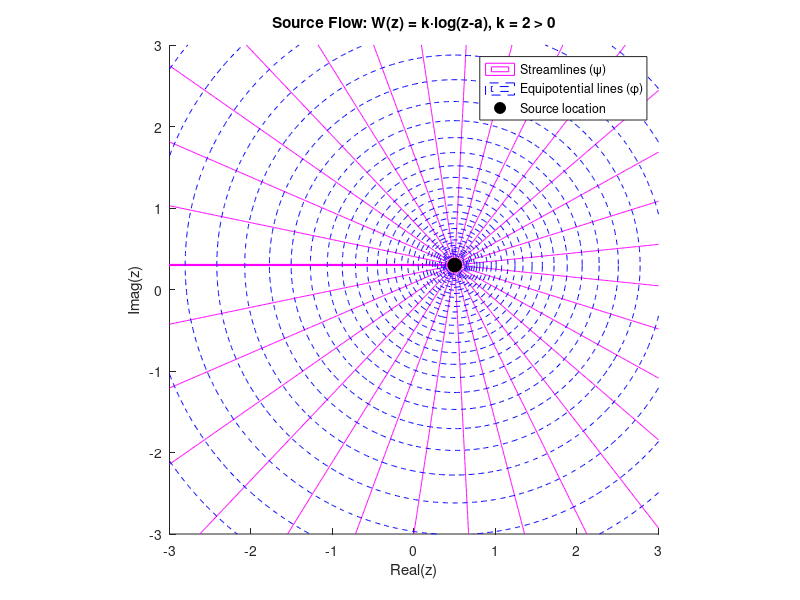
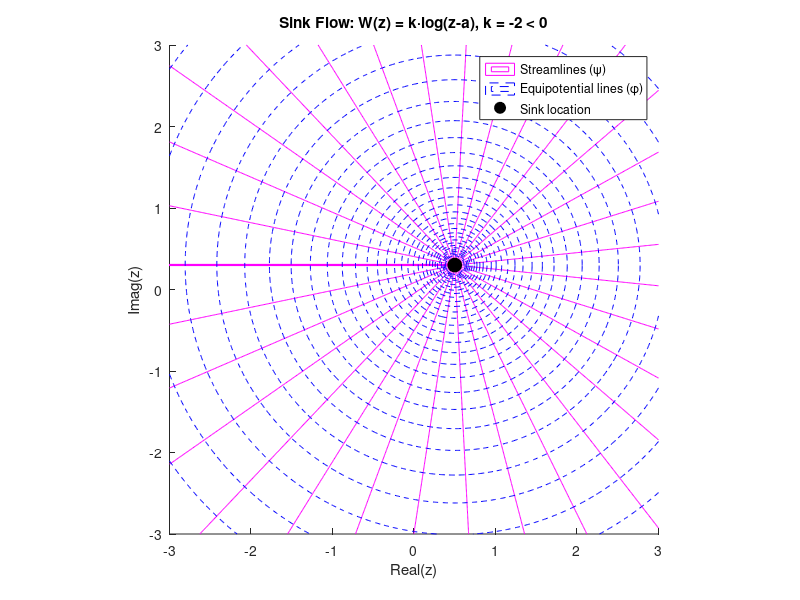
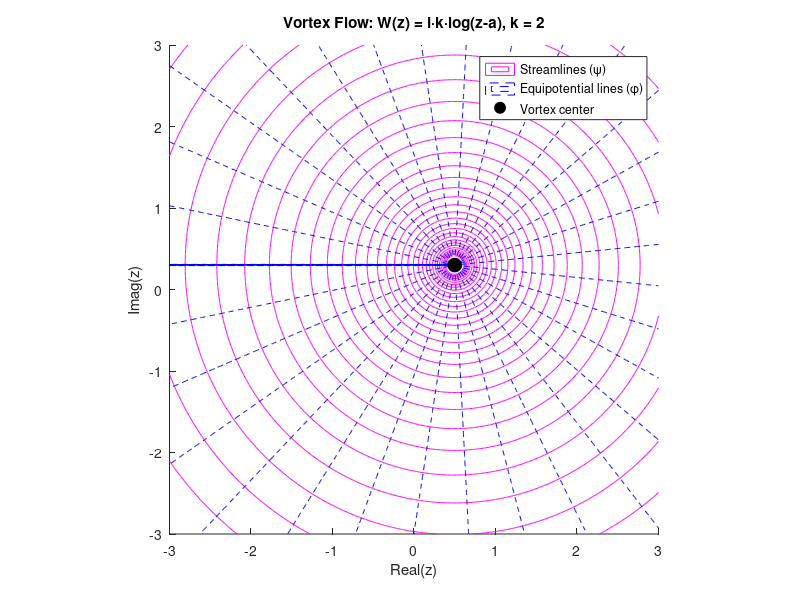
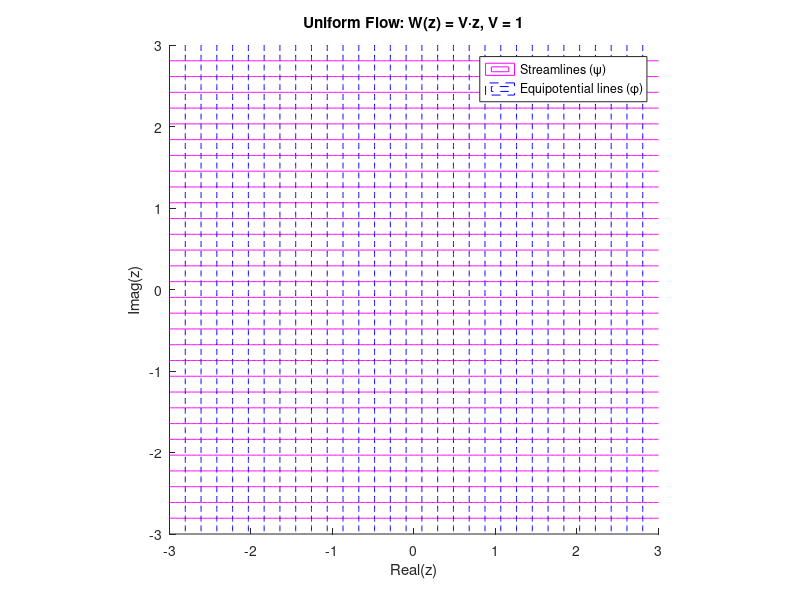

The MATLAB script that drew these images, in order: (Note: this script raises an error after producing the figures.)
% Elementary Flow Visualization in the Complex Plane
% Complex Potential Analysis: W(z) = k*log(z-a)
% Author: Generated for fluid dynamics visualization
% Date: April 15, 2026

clc; clear; close all;

%% Setup Grid
x = linspace(-3, 3, 400);
y = linspace(-3, 3, 400);
[X, Y] = meshgrid(x, y);

%% Parameters
% Position of source/sink/vortex in complex plane
a = 0.5 + 0.3i;  % Complex constant position
a_x = real(a);
a_y = imag(a);

% Distance from singularity point
r = sqrt((X - a_x).^2 + (Y - a_y).^2);
theta = atan2(Y - a_y, X - a_x);

% Avoid singularity at z = a
r(r < 0.1) = NaN;

%% Source Flow (k > 0)
k_source = 2;  % Positive k for source

% Complex potential: W(z) = k*log(z-a) = k*log(r) + i*k*theta
% Real part (velocity potential): phi = k*log(r)
% Imaginary part (stream function): psi = k*theta
phi_source = k_source * log(r);
psi_source = k_source * theta;

figure(1)
set(gcf, 'Position', [100, 100, 800, 700]);
hold on;
contour(X, Y, psi_source, 30, 'm');  % Streamlines (magenta)
contour(X, Y, phi_source, 30, 'b--');  % Equipotential lines (blue dashed)
plot(a_x, a_y, 'ko', 'MarkerSize', 10, 'MarkerFaceColor', 'k');
axis equal;
xlim([-3, 3]);
ylim([-3, 3]);
xlabel('Real(z)');
ylabel('Imag(z)');
title(['Source Flow: W(z) = k·log(z-a), k = ' num2str(k_source) ' > 0']);
legend('Streamlines (\psi)', 'Equipotential lines (\phi)', 'Source location', 'Location', 'best');
hold off;

%% Sink Flow (k < 0)
k_sink = -2;  % Negative k for sink

phi_sink = k_sink * log(r);
psi_sink = k_sink * theta;

figure(2)
set(gcf, 'Position', [100, 100, 800, 700]);
hold on;
contour(X, Y, psi_sink, 30, 'm');  % Streamlines (magenta)
contour(X, Y, phi_sink, 30, 'b--');  % Equipotential lines (blue dashed)
plot(a_x, a_y, 'ko', 'MarkerSize', 10, 'MarkerFaceColor', 'k');
axis equal;
xlim([-3, 3]);
ylim([-3, 3]);
xlabel('Real(z)');
ylabel('Imag(z)');
title(['Sink Flow: W(z) = k·log(z-a), k = ' num2str(k_sink) ' < 0']);
legend('Streamlines (\psi)', 'Equipotential lines (\phi)', 'Sink location', 'Location', 'best');
hold off;

%% Vortex Flow (i*k*log(z-a))
k_vortex = 2;  % Strength parameter

% Complex potential: W(z) = i*k*log(z-a) = i*k*(log(r) + i*theta)
%                          = i*k*log(r) - k*theta
% Real part (velocity potential): phi = -k*theta
% Imaginary part (stream function): psi = k*log(r)
phi_vortex = -k_vortex * theta;
psi_vortex = k_vortex * log(r);

figure(3)
set(gcf, 'Position', [100, 100, 800, 700]);
hold on;
contour(X, Y, psi_vortex, 30, 'm');  % Streamlines (magenta)
contour(X, Y, phi_vortex, 30, 'b--');  % Equipotential lines (blue dashed)
plot(a_x, a_y, 'ko', 'MarkerSize', 10, 'MarkerFaceColor', 'k');
axis equal;
xlim([-3, 3]);
ylim([-3, 3]);
xlabel('Real(z)');
ylabel('Imag(z)');
title(['Vortex Flow: W(z) = i·k·log(z-a), k = ' num2str(k_vortex)]);
legend('Streamlines (\psi)', 'Equipotential lines (\phi)', 'Vortex center', 'Location', 'best');
hold off;

%% Uniform Flow (W(z) = V*z)
V = 1;  % Free stream velocity in x-direction

% Complex potential: W(z) = V*z = V*(x + iy)
% Real part (velocity potential): phi = V*x
% Imaginary part (stream function): psi = V*y
% Streamlines are horizontal lines (constant y)
% Equipotential lines are vertical lines (constant x)
phi_uniform = V * X;
psi_uniform = V * Y;

figure(4)
set(gcf, 'Position', [100, 100, 800, 700]);
hold on;
contour(X, Y, psi_uniform, 30, 'm');  % Streamlines (magenta) - horizontal lines
contour(X, Y, phi_uniform, 30, 'b--');  % Equipotential lines (blue dashed) - vertical lines
axis equal;
xlim([-3, 3]);
ylim([-3, 3]);
xlabel('Real(z)');
ylabel('Imag(z)');
title(['Uniform Flow: W(z) = V·z, V = ' num2str(V)]);
legend('Streamlines (\psi)', 'Equipotential lines (\phi)', 'Location', 'best');
hold off;

%% Doublet Flow (W(z) = mu/z)
% For doublet at origin with real strength mu
mu = 2;  % Real doublet strength (purely real for streamline on real axis)
a_doublet = 0;  % Doublet at origin

% Calculate distances from doublet center (origin)
r_doublet = sqrt(X.^2 + Y.^2);
r_doublet(r_doublet < 0.1) = NaN;  % Avoid singularity

% Complex potential: W(z) = mu/z = mu/(x+iy) = mu*(x-iy)/(x^2+y^2)
% Real part (velocity potential): phi = mu*x/(x^2+y^2)
% Imaginary part (stream function): psi = -mu*y/(x^2+y^2)
% Note: psi = 0 when y = 0 (the real axis is a streamline!)
phi_doublet = mu * X ./ (r_doublet.^2);
psi_doublet = -mu * Y ./ (r_doublet.^2);

figure(5)
set(gcf, 'Position', [100, 100, 800, 700]);
hold on;
contour(X, Y, psi_doublet, 30, 'm');  % Streamlines (magenta)
contour(X, Y, phi_doublet, 30, 'b--');  % Equipotental lines (blue dashed)
plot(0, 0, 'ko', 'MarkerSize', 10, 'MarkerFaceColor', 'k');
%plot([-3, 3], [0, 0], 'm-', 'LineWidth', 2);  % Real axis streamline
axis equal;
xlim([-3, 3]);
ylim([-3, 3]);
xlabel('Real(z)');
ylabel('Imag(z)');
title(['Doublet Flow: W(z) = \mu/z, \mu = ' num2str(mu)]);
legend('Streamlines (\psi)', 'Equipotential lines (\phi)', 'Doublet at origin', 'Real axis (\psi=0)', 'Location', 'best');
hold off;

%% Combined Comparison Plot
figure(6)
set(gcf, 'Position', [100, 100, 1400, 900]);
subplot(2, 3, 1)
hold on;
contour(X, Y, psi_source, 30, 'm');
contour(X, Y, phi_source, 30, 'b--');
plot(a_x, a_y, 'ko', 'MarkerSize', 8, 'MarkerFaceColor', 'k');
axis equal;
xlim([-3, 3]); ylim([-3, 3]);
xlabel('Real(z)'); ylabel('Imag(z)');
title('Source (k > 0)');
hold off;

subplot(2, 3, 2)
hold on;
contour(X, Y, psi_sink, 30, 'm');
contour(X, Y, phi_sink, 30, 'b--');
plot(a_x, a_y, 'ko', 'MarkerSize', 8, 'MarkerFaceColor', 'k');
axis equal;
xlim([-3, 3]); ylim([-3, 3]);
xlabel('Real(z)'); ylabel('Imag(z)');
title('Sink (k < 0)');
hold off;

subplot(2, 3, 3)
hold on;
contour(X, Y, psi_vortex, 30, 'm');
contour(X, Y, phi_vortex, 30, 'b--');
plot(a_x, a_y, 'ko', 'MarkerSize', 8, 'MarkerFaceColor', 'k');
axis equal;
xlim([-3, 3]); ylim([-3, 3]);
xlabel('Real(z)'); ylabel('Imag(z)');
title('Vortex (i·k)');
hold off;

subplot(2, 3, 4)
hold on;
contour(X, Y, psi_uniform, 30, 'm');
contour(X, Y, phi_uniform, 30, 'b--');
axis equal;
xlim([-3, 3]); ylim([-3, 3]);
xlabel('Real(z)'); ylabel('Imag(z)');
title('Uniform Flow');
hold off;

subplot(2, 3, 5)
hold on;
contour(X, Y, psi_doublet, 30, 'm');
contour(X, Y, phi_doublet, 30, 'b--');
plot(0, 0, 'ko', 'MarkerSize', 8, 'MarkerFaceColor', 'k');
%plot([-3, 3], [0, 0], 'm-', 'LineWidth', 1.5);  % Real axis streamline
axis equal;
xlim([-3, 3]); ylim([-3, 3]);
xlabel('Real(z)'); ylabel('Imag(z)');
title('Doublet (\mu/z)');
hold off;

% Add global legend for the comparison plot
Lh = legend('Streamlines (\psi)', 'Equipotential lines (\phi)');
Lh.Position(1) = 0.45;  % Center horizontally
Lh.Position(2) = 0.02;  % Bottom of figure

sgtitle('Elementary Flows in the Complex Plane');

fprintf('Plots generated successfully!\n');
fprintf('Source/Sink/Vortex location: a = %.2f + %.2fi\n', a_x, a_y);
fprintf('Doublet location: origin (0, 0)\n');
fprintf('Source strength: k = %.2f\n', k_source);
fprintf('Sink strength: k = %.2f\n', k_sink);
fprintf('Vortex circulation: Γ = 2πk = %.2f\n', 2*pi*k_vortex);
fprintf('Uniform flow velocity: V = %.2f\n', V);
fprintf('Doublet strength: μ = %.2f (real axis is streamline)\n', mu);
